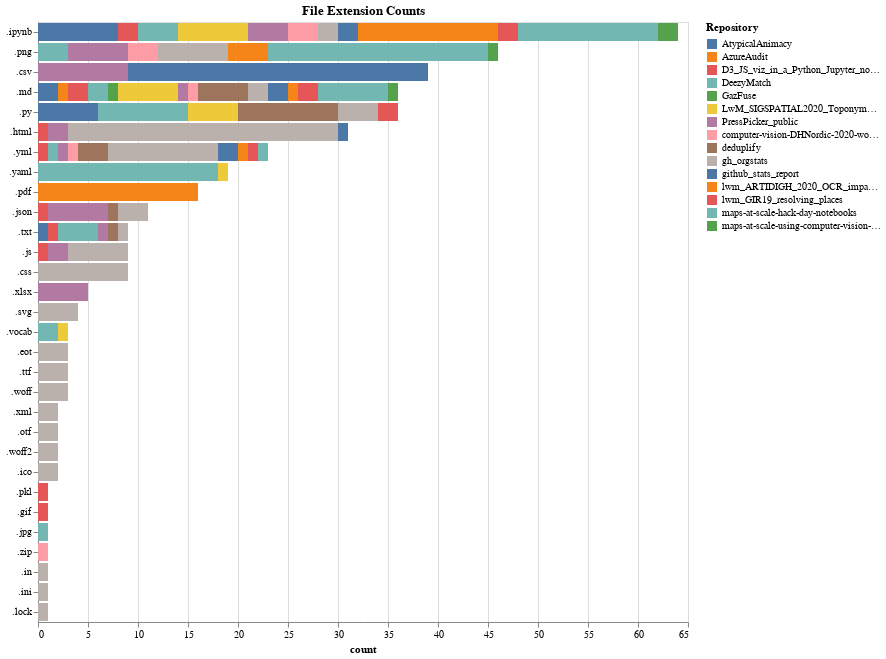

This figure's notebook cell:
### Markdown cell above
### File extensions counts by repository

### Code cell
df = pd.DataFrame.from_dict(lwm_stats.get_org_file_ext_frequency("public"))
df.reset_index(inplace=True)
data = pd.melt(frame=df, id_vars=["index"], value_name="count")
chart = (
    alt.Chart(data)
    .mark_bar()
    .encode(
        y=alt.Y(
            "index:N",
            title=None,
            sort=alt.EncodingSortField(field="count", order="descending", op="sum"),
        ),
        x=alt.X("count:Q"),
        color=alt.Color("variable:N", title="Repository"),
        tooltip=[alt.Tooltip("variable:N", title="Repository"), "count:Q"],
    )
    .properties(width=WIDTH, title='File Extension Counts')
)
chart

### Figure 1 — Vega-Lite specification as saved in the notebook (floating-point values rounded to 4 significant figures; data arrays with more than 128 entries replaced by an {"elided": "..."} marker saying what was removed)
{"config": {"view": {"continuousWidth": 400, "continuousHeight": 300}}, "data": {"name": "data-9ec39790cfd091e1de97645eafd3c363"}, "mark": "bar", "encoding": {"color": {"type": "nominal", "field": "variable", "title": "Repository"}, "tooltip": [{"type": "nominal", "field": "variable", "title": "Repository"}, {"type": "quantitative", "field": "count"}], "x": {"type": "quantitative", "field": "count"}, "y": {"type": "nominal", "field": "index", "sort": {"field": "count", "op": "sum", "order": "descending"}, "title": null}}, "title": "File Extension Counts", "width": 650, "$schema": "https://vega.github.io/schema/vega-lite/v4.8.1.json", "datasets": {"data-9ec39790cfd091e1de97645eafd3c363": {"elided": "450 records"}}}
